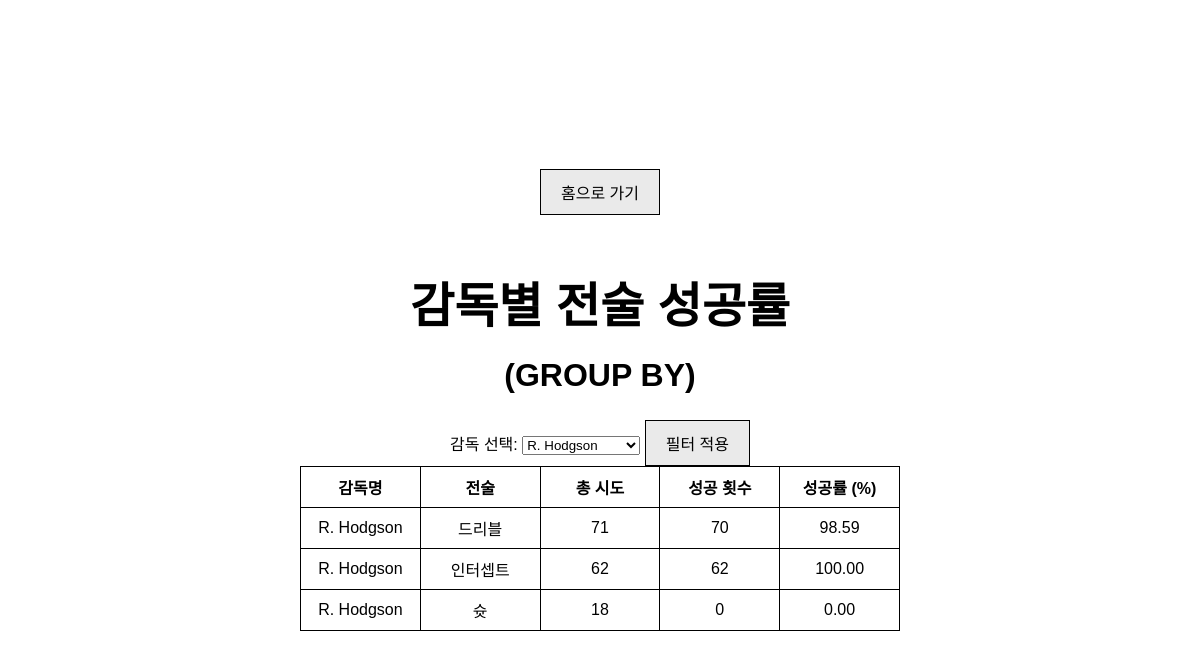
/pages/group_by.php?coach=8357, run on the app's committed database.
### tables this page shows
CREATE TABLE IF NOT EXISTS coach (
    coach_id   BIGINT UNSIGNED PRIMARY KEY,
    name       VARCHAR(100) NOT NULL,
    birth_date DATE,
    birth_area VARCHAR(100),
    team_id    BIGINT UNSIGNED,
    CONSTRAINT fk_coach_team
        FOREIGN KEY (team_id)
        REFERENCES team(team_id)
);

### pages/group_by.php (the view, shortened to what this page needs)
<?php
$button_color = $_SESSION['button_color'] ?? '#EAEAEA';
function buttonStyle($color) {
    return "background-color: $color; color: black; border: black; border: 1px solid black; cursor: pointer; padding: 10px 20px; font-size: 1em;";
}
?>
<?php
include '../db_connect.php';
$coach_list = [];
$coach_sql = "
    SELECT DISTINCT c.coach_id, c.name
    FROM coach c
    JOIN match_team mt ON c.coach_id = mt.coach_id
    JOIN action_log a ON mt.team_id = a.team_id AND mt.game_id = a.game_id
    ORDER BY c.name
";
$coach_result = mysqli_query($conn, $coach_sql);
if ($coach_result) {
    while ($row = mysqli_fetch_assoc($coach_result)) {
        $coach_list[] = $row;
    }
}
$coach_filter = isset($_GET['coach']) ? $_GET['coach'] : '';
$result = null;
$params = [];
$param_types = '';
$where_clause = '';
if ($coach_filter !== '' && $coach_filter !== 'all') {
    $where_clause = "WHERE c.coach_id = ?";
    $params[] = $coach_filter;
    $param_types = 'i';
}
$sql = "
    SELECT
        c.name AS coach_name,
        a.type_name,
        COUNT(*) AS total_count,
        SUM(CASE WHEN a.result_name = 'success' THEN 1 ELSE 0 END) AS success_count,
        ROUND(SUM(CASE WHEN a.result_name = 'success' THEN 1 ELSE 0 END) / COUNT(*) * 100, 2) AS success_rate_percent
    FROM coach c
    JOIN match_team mt ON c.coach_id = mt.coach_id
    JOIN action_log a ON mt.team_id = a.team_id AND mt.game_id = a.game_id
    $where_clause
    GROUP BY c.coach_id, a.type_name
    ORDER BY c.name, a.type_name
";
if ($stmt = mysqli_prepare($conn, $sql)) {
    if ($where_clause !== '') {
        mysqli_stmt_bind_param($stmt, $param_types, ...$params);
    }
    mysqli_stmt_execute($stmt);
    $result = mysqli_stmt_get_result($stmt);
} else {
    die('쿼리 오류: ' . mysqli_error($conn));
}
?>
<!DOCTYPE html>
<html>
<head>
</head>
<body>
<form action="../index.php" method="get" style="margin-bottom: 20px;">
    <button type="submit" style="<?= buttonStyle($button_color) ?>">홈으로 가기</button>
</form>
<h1>감독별 전술 성공률</h1>
<h2 style="font-size:2em; margin-top:0;">(GROUP BY)</h2>
<form method="get" action="">
    <label for="coach">감독 선택: </label>
    <select id="coach" name="coach" required>
        <?php foreach ($coach_list as $coach): ?>
            <option value="<?= $coach['coach_id'] ?>" <?= $coach_filter == $coach['coach_id'] ? 'selected' : '' ?>>
                <?= htmlspecialchars($coach['name']) ?>
            </option>
        <?php endforeach; ?>
    </select>
    <button type="submit" style="<?= buttonStyle($button_color) ?>">필터 적용</button>
</form>
<?php
$name_map = [
    'interception' => '인터셉트',
    'dribble' => '드리블',
    'shot' => '슛',
];
?>
<?php if ($coach_filter !== ''): ?>
    <table>
        <thead>
            <tr>
                <th>감독명</th>
                <th>전술</th>
                <th>총 시도</th>
                <th>성공 횟수</th>
                <th>성공률 (%)</th>
            </tr>
        </thead>
        <tbody>
            <?php if ($result && mysqli_num_rows($result) > 0): ?>
                <?php while ($row = mysqli_fetch_assoc($result)): ?>
                <tr>
                    <td><?= htmlspecialchars($row['coach_name']) ?></td>
                    <td><?= htmlspecialchars($name_map[$row['type_name']] ?? $row['type_name']) ?></td>
                    <td><?= $row['total_count'] ?></td>
                    <td><?= $row['success_count'] ?></td>
                    <td><?= $row['success_rate_percent'] ?></td>
                </tr>
                <?php endwhile; ?>
            <?php else: ?>
                <tr><td colspan="5" style="text-align:center">조건에 맞는 데이터가 없습니다.</td></tr>
            <?php endif; ?>
        </tbody>
    </table>
<?php endif; ?>
</body>
</html>

### pages/group_by.php (style rules this page uses)
body { margin: 0; height: 100vh; display: flex; flex-direction: column; align-items: center; justify-content: center; font-family: Arial, sans-serif; }
h1 { font-size: 3em; margin-bottom: 20px; }
table { border-collapse: collapse; width: 50%; table-layout: fixed; }
th, td { border: 1px solid black; padding: 8px; text-align: center; word-wrap: break-word; }

### data on the page
coach: name "R. Hodgson", type_name "드리블", total_count "71", success_count "70", success_rate_percent "98.59", type_name "인터셉트", total_count "62", success_count "62", success_rate_percent "100.00", type_name "슛", total_count "18", success_count "0", success_rate_percent "0.00"

### other printed values
form field coach "R. Hodgson"
